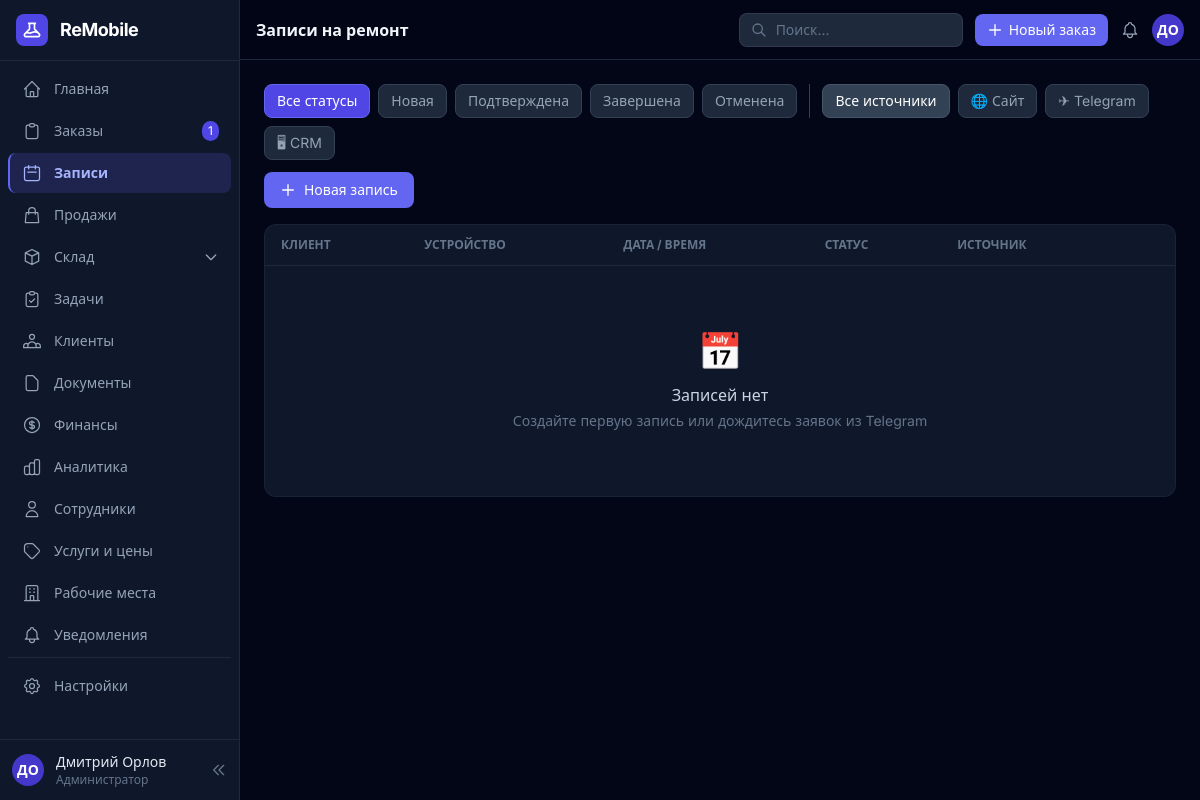
Page /crm/appointments/ (signed in) on the earlier database version.
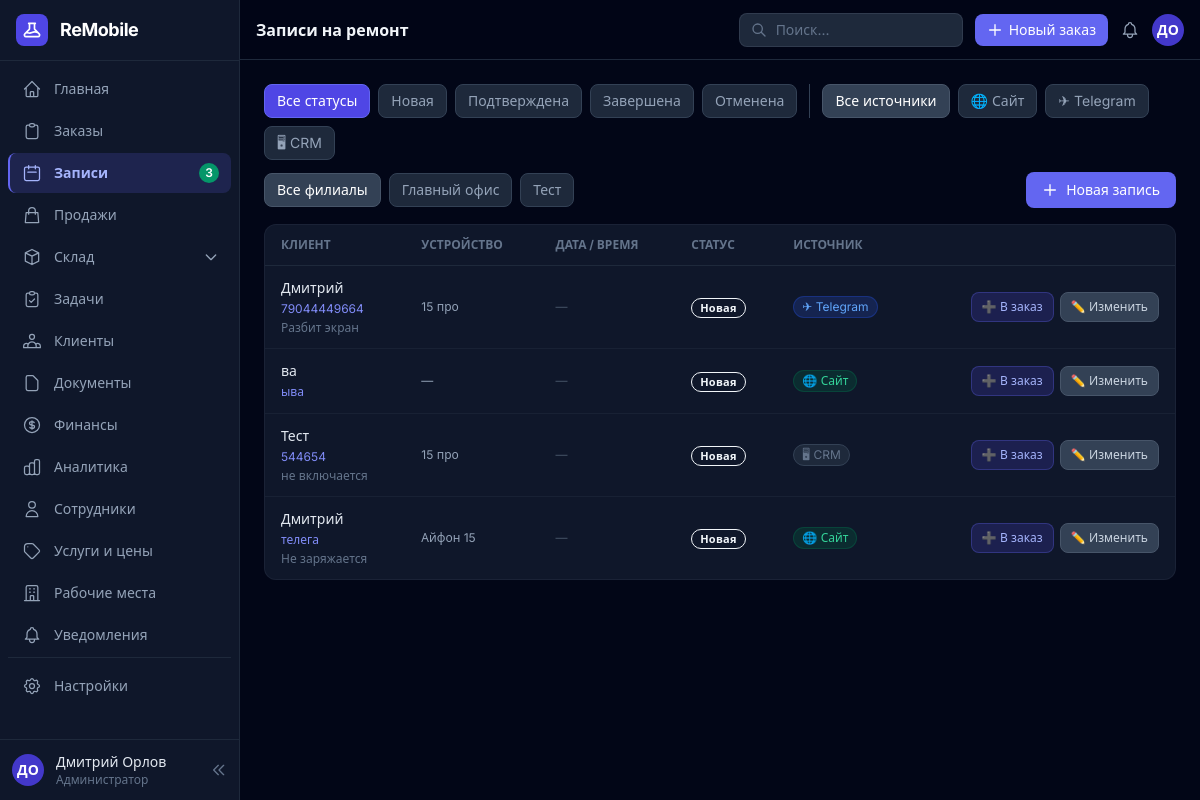
Same page on the later database version.
### crm/models.py (models this page shows, shortened)
class Branch(models.Model):
    name = models.CharField("Название", max_length=200)
    address = models.CharField("Адрес", max_length=300, blank=True)
    phone = models.CharField("Телефон", max_length=30, blank=True)
    email = models.EmailField("Email", blank=True)
    is_active = models.BooleanField("Активен", default=True)
    created_at = models.DateTimeField(auto_now_add=True)
    class Meta:
        verbose_name = "Филиал"
        verbose_name_plural = "Филиалы"
        ordering = ['name']

class Appointment(models.Model):
    STATUS_CHOICES = [
        ('new', 'Новая'),
        ('confirmed', 'Подтверждена'),
        ('completed', 'Завершена'),
        ('cancelled', 'Отменена'),
    ]
    SOURCE_CHOICES = [
        ('crm', 'CRM'),
        ('telegram', 'Telegram'),
        ('website', 'Сайт'),
    ]
    name = models.CharField("Имя клиента", max_length=200)
    phone = models.CharField("Телефон", max_length=30)
    device = models.CharField("Устройство", max_length=200, blank=True)
    problem = models.TextField("Описание проблемы", blank=True)
    preferred_date = models.DateField("Желаемая дата", null=True, blank=True)
    preferred_time = models.TimeField("Желаемое время", null=True, blank=True)
    status = models.CharField("Статус", max_length=20, choices=STATUS_CHOICES, default='new')
    source = models.CharField("Источник", max_length=20, choices=SOURCE_CHOICES, default='crm')
    branch = models.ForeignKey('Branch', on_delete=models.SET_NULL, null=True, blank=True,
                               verbose_name="Филиал", related_name='appointments')
    telegram_chat_id = models.CharField("Telegram chat ID", max_length=50, blank=True)
    notes = models.TextField("Примечания (внутренние)", blank=True)
    created_order = models.ForeignKey(
        'RepairOrder', null=True, blank=True,
        on_delete=models.SET_NULL, related_name='from_appointment',
        verbose_name="Созданный заказ"
    )
    created_at = models.DateTimeField(auto_now_add=True)
    updated_at = models.DateTimeField(auto_now=True)
    class Meta:
        verbose_name = "Запись"
        verbose_name_plural = "Записи"
        ordering = ['-created_at']
    @property
    def status_badge(self):
        return {
            'new': 'badge-new',
            'confirmed': 'badge-in_progress',
            'completed': 'badge-done',
            'cancelled': 'badge-cancelled',
        }.get(self.status, 'badge-new')

### crm/views.py (the view, shortened to what this page needs)
# urls.py: path('appointments/', views.appointment_list, name='appointment_list'),
@crm_required
def appointment_list(request):
    profile = getattr(request.user, 'profile', None)
    is_admin_or_manager = profile and profile.role in ('admin', 'manager')
    appts = Appointment.objects.select_related('branch').all()
    if is_admin_or_manager:
        available_branches = Branch.objects.filter(is_active=True)
    branch_filter = request.GET.get('branch', '')
    if branch_filter == 'all' and is_admin_or_manager:
        pass
    elif branch_filter:
        if is_admin_or_manager or available_branches.filter(pk=branch_filter).exists():
            appts = appts.filter(branch_id=branch_filter)
    status_filter = request.GET.get('status', '')
    source_filter = request.GET.get('source', '')
    if status_filter:
        appts = appts.filter(status=status_filter)
    if source_filter:
        appts = appts.filter(source=source_filter)
    new_appts_qs = Appointment.objects.filter(status='new', source__in=('website', 'telegram'))
    if not is_admin_or_manager:
        if profile and profile.branch:
            new_appts_qs = new_appts_qs.filter(branch=profile.branch)
        else:
            new_appts_qs = new_appts_qs.none()
    new_appointments_count = new_appts_qs.count()
    return render(request, 'crm/appointments/list.html', {
        'appointments': appts,
        'status_filter': status_filter,
        'source_filter': source_filter,
        'branch_filter': branch_filter,
        'status_choices': Appointment.STATUS_CHOICES,
        'branches': available_branches,
        'is_admin_or_manager': is_admin_or_manager,
        'active_branch': profile.branch if profile else None,
        'new_appointments_count': new_appointments_count,
    })

### core/context_processors.py (called while the page is built)
def site_settings(request):
    return {'site': SiteSettings.get()}

### core/models.py (called while the page is built)
    @classmethod
    def get(cls):
        obj, _ = cls.objects.get_or_create(pk=1)
        return obj

### templates/crm/appointments/list.html (shortened to what the changed rows need)
{% extends 'crm/base.html' %}
{% block page_title %}Записи на ремонт{% endblock %}
{% block content %}
<div class="flex flex-wrap items-center justify-between gap-3 mb-4">
  <div class="flex gap-2 flex-wrap">
    <a href="{% url 'crm:appointment_list' %}{% if source_filter %}?source={{ source_filter }}{% endif %}"
       class="px-3 py-1.5 rounded-lg text-sm border transition-all
              {% if not status_filter %}bg-indigo-600 text-white border-indigo-500
              {% else %}bg-slate-800 text-slate-400 border-slate-700 hover:text-white{% endif %}">
      Все статусы
    </a>
    {% for val, label in status_choices %}
    <a href="?status={{ val }}{% if source_filter %}&source={{ source_filter }}{% endif %}"
       class="px-3 py-1.5 rounded-lg text-sm border transition-all
              {% if status_filter == val %}bg-indigo-600 text-white border-indigo-500
              {% else %}bg-slate-800 text-slate-400 border-slate-700 hover:text-white{% endif %}">
      {{ label }}
    </a>
    {% endfor %}
    <a href="{% url 'crm:appointment_list' %}{% if status_filter %}?status={{ status_filter }}{% endif %}"
       class="px-3 py-1.5 rounded-lg text-sm border transition-all
              {% if not source_filter %}bg-slate-700 text-white border-slate-600
              {% else %}bg-slate-800 text-slate-400 border-slate-700 hover:text-white{% endif %}">
      Все источники
    </a>
    <a href="?source=website{% if status_filter %}&status={{ status_filter }}{% endif %}"
       class="px-3 py-1.5 rounded-lg text-sm border transition-all
              {% if source_filter == 'website' %}bg-emerald-700 text-white border-emerald-600
              {% else %}bg-slate-800 text-slate-400 border-slate-700 hover:text-white{% endif %}">
      🌐 Сайт
    </a>
    <a href="?source=telegram{% if status_filter %}&status={{ status_filter }}{% endif %}"
       class="px-3 py-1.5 rounded-lg text-sm border transition-all
              {% if source_filter == 'telegram' %}bg-blue-700 text-white border-blue-600
              {% else %}bg-slate-800 text-slate-400 border-slate-700 hover:text-white{% endif %}">
      ✈ Telegram
    </a>
    <a href="?source=crm{% if status_filter %}&status={{ status_filter }}{% endif %}"
       class="px-3 py-1.5 rounded-lg text-sm border transition-all
              {% if source_filter == 'crm' %}bg-slate-600 text-white border-slate-500
              {% else %}bg-slate-800 text-slate-400 border-slate-700 hover:text-white{% endif %}">
      🖥 CRM
    </a>
  </div>
  {% if is_admin_or_manager and branches %}
  <div class="flex gap-2 flex-wrap">
    <a href="?{% if status_filter %}status={{ status_filter }}&{% endif %}{% if source_filter %}source={{ source_filter }}&{% endif %}branch=all"
       class="px-3 py-1.5 rounded-lg text-sm border transition-all
              {% if branch_filter == 'all' or not branch_filter %}bg-slate-700 text-white border-slate-600
              {% else %}bg-slate-800 text-slate-400 border-slate-700 hover:text-white{% endif %}">
      Все филиалы
    </a>
    {% for b in branches %}
    <a href="?{% if status_filter %}status={{ status_filter }}&{% endif %}{% if source_filter %}source={{ source_filter }}&{% endif %}branch={{ b.pk }}"
       class="px-3 py-1.5 rounded-lg text-sm border transition-all
              {% if branch_filter == b.pk|stringformat:'s' %}bg-indigo-700 text-white border-indigo-600
              {% else %}bg-slate-800 text-slate-400 border-slate-700 hover:text-white{% endif %}">
      {{ b.name }}
    </a>
    {% endfor %}
  </div>
  {% endif %}
</div>
<div class="card overflow-hidden">
  <table class="w-full text-sm">
    <thead>
      <tr class="text-xs text-slate-500 uppercase border-b border-slate-800">
        <th class="text-left px-4 py-3">Клиент</th>
        <th class="text-left px-4 py-3 hidden sm:table-cell">Устройство</th>
        <th class="text-left px-4 py-3 hidden md:table-cell">Дата / время</th>
        <th class="text-left px-4 py-3">Статус</th>
        <th class="text-left px-4 py-3 hidden lg:table-cell">Источник</th>
        <th class="px-4 py-3"></th>
      </tr>
    </thead>
    <tbody class="divide-y divide-slate-800/60">
      {% for appt in appointments %}
      <tr class="hover:bg-slate-800/30 transition-colors">
        <td class="px-4 py-3">
          <p class="font-medium text-slate-200">{{ appt.name }}</p>
          <a href="tel:{{ appt.phone }}" class="text-xs text-indigo-400 hover:text-indigo-300">{{ appt.phone }}</a>
          {% if appt.problem %}
          <p class="text-xs text-slate-500 mt-0.5 truncate max-w-[200px]">{{ appt.problem }}</p>
          {% endif %}
        </td>
        <td class="px-4 py-3 text-slate-400 text-xs hidden sm:table-cell">
          {{ appt.device|default:"—" }}
        </td>
        <td class="px-4 py-3 text-xs hidden md:table-cell">
          {% if appt.preferred_date %}
          <p class="text-slate-300">{{ appt.preferred_date|date:"d.m.Y" }}</p>
          {% if appt.preferred_time %}
          <p class="text-slate-500">{{ appt.preferred_time|time:"H:i" }}</p>
          {% endif %}
          {% else %}
          <span class="text-slate-600">—</span>
          {% endif %}
        </td>
        <td class="px-4 py-3">
          <span class="badge {{ appt.status_badge }}">{{ appt.get_status_display }}</span>
        </td>
        <td class="px-4 py-3 text-xs hidden lg:table-cell">
          {% if appt.source == 'telegram' %}
          <span class="inline-flex items-center gap-1 px-2 py-0.5 rounded-full bg-blue-900/40 text-blue-400 border border-blue-800/50">✈ Telegram</span>
          {% elif appt.source == 'website' %}
          <span class="inline-flex items-center gap-1 px-2 py-0.5 rounded-full bg-emerald-900/40 text-emerald-400 border border-emerald-800/50">🌐 Сайт</span>
          {% else %}
          <span class="inline-flex items-center gap-1 px-2 py-0.5 rounded-full bg-slate-800 text-slate-500 border border-slate-700">🖥 CRM</span>
          {% endif %}
        </td>
        <td class="px-4 py-3">
          <div class="flex items-center justify-end gap-1.5">
            {% if not appt.created_order %}
            <a href="{% url 'crm:appointment_to_order' appt.pk %}"
               onclick="return confirm('Создать заказ из этой записи?')"
               class="px-2.5 py-1.5 rounded-lg bg-indigo-600/20 text-indigo-300
                      hover:bg-indigo-600/40 border border-indigo-500/30 text-xs
                      whitespace-nowrap transition-all"
               title="Создать заказ">
              ➕ В заказ
            </a>
            {% endif %}
            <a href="{% url 'crm:appointment_edit' appt.pk %}"
               class="px-2.5 py-1.5 rounded-lg bg-slate-700 text-slate-300
                      hover:bg-slate-600 border border-slate-600 text-xs
                      transition-all"
               title="Редактировать">
              ✏️ Изменить
            </a>
          </div>
        </td>
      </tr>
      {% empty %}
      <tr>
        <td colspan="6">
          {% include 'crm/includes/empty_state.html' with icon="📅" title="Записей нет" subtitle="Создайте первую запись или дождитесь заявок из Telegram" %}
        </td>
      </tr>
      {% endfor %}
    </tbody>
  </table>
</div>
{% endblock %}

### templates/crm/base.html (shortened to what the changed rows need)
<!DOCTYPE html>
<html lang="ru" class="dark">
<head>
<script src="https://cdn.tailwindcss.com"></script>
</head>
<body class="bg-slate-950 text-slate-100 min-h-screen" x-data="{ sidebarOpen: true, mobileOpen: false }">
<aside :class="sidebarOpen ? 'w-60' : 'w-16'"
       class="fixed left-0 top-0 h-screen bg-slate-900 border-r border-slate-800 flex flex-col z-40 transition-all duration-200 hidden lg:flex overflow-hidden">
  <nav class="flex-1 overflow-y-auto py-2 px-2 space-y-0.5">
    <a href="{% url 'crm:repair_list' %}"
       class="sidebar-link flex items-center gap-3 px-3 py-2.5 rounded-lg text-slate-400 border-l-2 border-transparent {% if 'repair' in request.resolver_match.url_name %}active{% endif %}">
      <svg class="w-5 h-5 flex-shrink-0" fill="none" stroke="currentColor" viewBox="0 0 24 24"><path stroke-linecap="round" stroke-linejoin="round" stroke-width="1.5" d="M9 5H7a2 2 0 00-2 2v12a2 2 0 002 2h10a2 2 0 002-2V7a2 2 0 00-2-2h-2M9 5a2 2 0 002 2h2a2 2 0 002-2M9 5a2 2 0 012-2h2a2 2 0 012 2"/></svg>
      <span x-show="sidebarOpen" class="text-sm whitespace-nowrap flex-1">Заказы</span>
      {% if open_orders_count %}
      <span x-show="sidebarOpen" class="bg-indigo-600 text-white text-xs px-1.5 py-0.5 rounded-full">{{ open_orders_count }}</span>
      {% endif %}
    </a>
    <a href="{% url 'crm:appointment_list' %}"
       class="sidebar-link flex items-center gap-3 px-3 py-2.5 rounded-lg text-slate-400 border-l-2 border-transparent {% if 'appointment' in request.resolver_match.url_name %}active{% endif %}">
      <svg class="w-5 h-5 flex-shrink-0" fill="none" stroke="currentColor" viewBox="0 0 24 24"><path stroke-linecap="round" stroke-linejoin="round" stroke-width="1.5" d="M8 7V3m8 4V3m-9 8h10M5 21h14a2 2 0 002-2V7a2 2 0 00-2-2H5a2 2 0 00-2 2v12a2 2 0 002 2z"/></svg>
      <span x-show="sidebarOpen" class="text-sm whitespace-nowrap flex-1">Записи</span>
      {% if new_appointments_count %}<span x-show="sidebarOpen" class="bg-emerald-600 text-white text-xs px-1.5 py-0.5 rounded-full">{{ new_appointments_count }}</span>{% endif %}
    </a>
  </nav>
</aside>
<div :class="sidebarOpen ? 'lg:ml-60' : 'lg:ml-16'" class="transition-all duration-200 min-h-screen flex flex-col">
  <header class="sticky top-0 z-30 bg-slate-950/90 backdrop-blur-sm border-b border-slate-800 flex items-center px-4 py-3 gap-3 min-h-[60px]">
    <h1 class="text-base font-semibold text-slate-100 hidden sm:block">{% block page_title %}{% endblock %}</h1>
  </header>
  <main class="flex-1 p-4 lg:p-6">
    {% block content %}{% endblock %}
  </main>
</div>
</body>
</html>

Differences in the rows shown:
added Branch: name "Главный офис"
added Branch: name "Тест"
added Appointment: name "Дмитрий", phone "79044449664", problem "Разбит экран", device "15 про", status "Новая", source "✈ Telegram", shows "➕ В заказ"
added Appointment: name "ва", phone "ыва", device "—", status "Новая", source "🌐 Сайт", shows "➕ В заказ"
added Appointment: name "Тест", phone "544654", problem "не включается", device "15 про", status "Новая", source "🖥 CRM", shows "➕ В заказ"
added Appointment: name "Дмитрий", phone "телега", problem "Не заряжается", device "Айфон 15", status "Новая", source "🌐 Сайт", shows "➕ В заказ"
Other differences:
{{ new_appointments_count }}: (not shown) → "3"
{{ open_orders_count }}: "1" → (not shown)
{{ icon }}: "📅" → (not shown)
{{ title }}: "Записей нет" → (not shown)
{{ subtitle }}: "Создайте первую запись или дождитесь заявок из Telegram" → (not shown)
text now shown: "Все филиалы"
